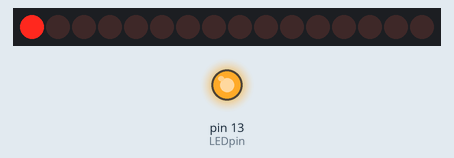
Simulated run of this sketch. Board: Arduino Uno, built with avr-gcc and run on an emulated ATmega328P. Shown: 16 shift-register outputs drawn as a row of LEDs (first output left, lit = HIGH), output pins drawn as LEDs (lit = HIGH). Wiring (inferred from the names in the program): 2 × shift register (74HC595): data pin 11; shift clock pin 12; latch pin 8. Wiring (inferred from the signals the program sends): row of LEDs: on Q0, Q1, Q2, Q3, Q4, Q5, Q6, Q7, Q8, Q9, Q10, Q11, Q12, Q13, Q14, Q15. Pins used as bus, display or sensor lines are not drawn; what the sketch prints to the serial monitor is not drawn.

Above: at 0.7 s.
At 1.05 s:
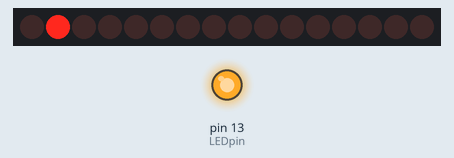
At 1.45 s:
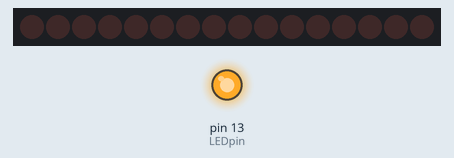
At 2.2 s:
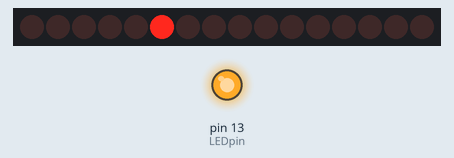
Timing chart, 0 to 4.2 s (numbered marks = the images above):
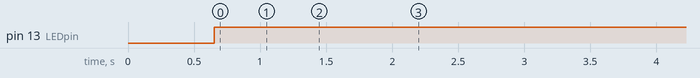

Measured:
- by itself, pin 13 (LEDpin): LOW → HIGH at 0.65 s
- by itself, everything shown: repeats every 3.1 s, in 21 steps

The sketch:

ten_valve_test_demo3.ino
```cpp
//
//
//   TEN VALVE TANK SCRIPT
//
//   Code for a single Arduino-compatible board to run a tank featuring ten solenoid
//   valves controlled via two 8-bit shift registers. Solenoid firing is controlled
//   via binary with a 16-bit signal. Bits 0-9 control solenoids, bits 13-15 control
//   signaling to an adjacent arduino, and bits 10-12 are unused
//   Ultrasonic Rangefinder sensor replace button
//
//   Version: 3.0
//   Date: 10 August, 2015
//   Author: Jim Stoddart, The Living / An Autodesk Studio
//
//

/* **** PIN RESERVATIONS **** */

//Pin connections to 8-bit Shift Register (74HC595)
//Latch pin indicates when shift register should start/stop listening
const int latchPin = 8;
//Clock pin indicates which output pin to associate data with
const int clockPin = 12;
//Data pin transfers binary data t
const int dataPin = 11;

//LED pin for debugging
const int LEDpin = 13;

//Signalling pin
const int signalPin = 6;

/* **** GLOBAL VARIABLES **** */

//Signals to solenoids are encoded as 16-bit Binary Values
//Bits 0-9 control solenoids
//Bits 10-12 are unused
//Buts 13-15 control Arduino-to-Arduino output signals
//Shift registers accept 8-bit Binary Values so encoded signal
//is split into two 8-bit (1 byte) signals

//High byte (Right-most bits) - Pins 0-7
byte dataHi;
//Low byte (Left-most bits) - Pins 8-15
byte dataLo;

//Arrays for holding 16-bit firing patterns
//Sequence firing up
int dataU[10];
//sequence firing to right
int dataR[10];
//Sequence firing to left
int dataL[10];
//test 1,2 sequence
int dataT[10];
//Sequence for all off
int dataOff;
int dataOn[2];


//Timing Variables
int fireTime = 100;
int interTime = 200;
int waitTime = 100;
int countDown;

//MASTER SLAVE Variables
boolean master = true;

//COUNTER
int counter;
int* prevArray;


/* **** SETUP **** */

void setup() {
  //Setup latch pin for Shift-Register
  pinMode(latchPin, OUTPUT);

  Serial.begin(9600);

  //LED Pin (for debugging)
  pinMode(LEDpin, OUTPUT);

  //Seed patterns for generating Left and Right
  //signal patterns
  int startL = 0b0000000000000001;
  int startR = 0b0000001000000000;

  //Generate left and right signal patterns through bitshifts
  for (int i = 0; i < 10; i++) {
    dataL[i] = startL << i;
    dataR[i] = startR >> i;
    dataT[i] = dataL[i] | dataR[i];
  }

  //Generate Up pattern (Chevron)
  dataU[0] = 0b0000000000110000;
  dataU[1] = 0b0000000001001000;
  dataU[2] = 0b0000000010000100;
  dataU[3] = 0b0000000100000010;
  dataU[4] = 0b0000001000000001;
  dataU[5] = 0b0000000000110000;
  dataU[6] = 0b0000000001001000;
  dataU[7] = 0b0000000010000100;
  dataU[8] = 0b0000000100000010;
  dataU[9] = 0b0000001000000001;

  /*
  dataT[0] = 0b0000000000000001;
  dataT[1] = 0b0000000000000010;
  dataT[2] = 0b0000000000000100;
  dataT[3] = 0b0000000000001000;
  dataT[4] = 0b0000000000010000;
  dataT[5] = 0b0000000000100000;
  dataT[6] = 0b0000000001000000;
  dataT[7] = 0b0000000000000000;
  dataT[8] = 0b0000000000000100;
  dataT[9] = 0b0000000000001000;
  */

  //Off pattern
  dataOff = 0b0000000000000000;

  //On Pattern
  dataOn[0] = 0b0000000101010101;
  dataOn[0] = 0b0000001010101010;

  counter = 0;

  countDown = 0;

  allOff( 25 );
  allOn( 100 );
  allOff( 25 );

  Serial.println();
  Serial.println("Ready!");
}

void loop() {
  //ensure internal LED is off
  digitalWrite(LEDpin, LOW);

  //firing boolean
  boolean fire = false;

  //check trigger


  //Pointer for pattern array to fire
  int* arrayPt;


  if (counter % 3 == 0 ){
    arrayPt = dataL;
    fire = true;
  } else if( counter % 2 == 0 ) {
    arrayPt = dataL;
    fire = true;
  } else {
    arrayPt = dataL;
    fire = true;
  }

  prevArray = arrayPt;
  counter++;
  Serial.println( counter );


  if (fire) {
    //turn on internal LED
    digitalWrite(LEDpin, HIGH);

    //loop through array and send out data
    for (int j = 0; j < 10; j++) {
      dataLo = lowByte( arrayPt[j]);
      dataHi = highByte( arrayPt[j]);
      //ground Latch pin during transmission
      digitalWrite(latchPin, 0);
      //send byte data
      shiftOut(dataPin, clockPin, dataHi);
      shiftOut(dataPin, clockPin, dataLo);
      //set Latch pin to High to terminate message
      digitalWrite(latchPin, 1);
      delay(fireTime);
      allOff(interTime);

    }
    if (master) {
      allOff(waitTime);
    }
  }

  //turn off internal LED
  digitalWrite(LEDpin, LOW);
  Serial.println("Fired");

}

void shiftOut(int myDataPin, int myClockPin, byte myDataOut) {
  int i = 0;
  int pinState;
  pinMode(myClockPin, OUTPUT);
  pinMode(myDataPin, OUTPUT);

  //clear
  digitalWrite(myDataPin, 0);
  digitalWrite(myClockPin, 0);

  for (i = 7; i >= 0; i--) {
    digitalWrite(myClockPin, 0);

    if ( myDataOut & (1 << i) ) {
      pinState = 1;
    } else {
      pinState = 0;
    }

    //set pin to pinState
    digitalWrite(myDataPin, pinState);
    //register shift to clock
    digitalWrite(myClockPin, 1);
    //clear data pin
    digitalWrite(myDataPin, 0);
  }

  //stop shifting
  digitalWrite(myClockPin, 0);

}

void allOff(int delayTime) {
  //turn off
  digitalWrite(latchPin, 0);

  dataLo = lowByte( dataOff );
  dataHi = highByte( dataOff );

  shiftOut(dataPin, clockPin, dataLo);
  shiftOut(dataPin, clockPin, dataHi);

  digitalWrite(latchPin, 1);
  delay(delayTime);
}

void allOn( int delayTime ) {
  for (int i = 0; i < 2; i++) {
    digitalWrite(latchPin, 0);

    dataLo = lowByte( dataOn[i] );
    dataHi = highByte( dataOn[i] );

    shiftOut( dataPin, clockPin, dataLo);
    shiftOut( dataPin, clockPin, dataHi);

    digitalWrite(latchPin, 1);
    delay(delayTime);
    allOff(interTime);
  }
}

float msToMM(long microseconds) {
  //speed of sound 340.29 m/s
  //or .34029 mm/microseconds
  //or inverted 2.9387 microseconds / mm
  //time include round trip travel so divide by half
  return (microseconds * 0.5 / 2.9387);
}

long ping(int trigger, int echo) {
  //PING - pulse of HIGH for 2+ microseconds
  //with a short LOW pulse beforehand for clarity
  digitalWrite(trigger, LOW);
  delayMicroseconds(5);
  digitalWrite(trigger, HIGH);
  delayMicroseconds(5);
  digitalWrite(trigger, LOW);

  //read the ECHO pin - HIGH pulse duration
  //converted to distances using the speed
  //of sound - 1130 ft/sec
  return pulseIn(echo, HIGH);
}
```
